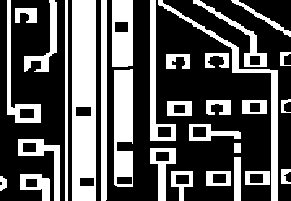
#> input picture PlacaCircuito.bmp, 291 x 201 px
$ python ImagenD.py
#> lines starting #> are read from the running program, lines starting #| are printed output that depends on the picture; after the words box and inside, x2 and y2 are one past the last pixel; in counts of white or black regions, pixels touching at a corner belong together
### utilities.py
import numpy as np
from scipy.ndimage import binary_dilation
import cv2

# Función para la reconstrucción de la imagen
def morphological_reconstruction(marker, mask):
    """
    Realiza la reconstrucción morfológica binaria.

    :param marker: Imagen binaria que sirve como marcador.
    :param mask: Imagen binaria que sirve como máscara.
    :return: Imagen reconstruida.
    """
    # Verificar que las dimensiones de marker y mask sean las mismas
    if marker.shape != mask.shape:
        raise ValueError("Las dimensiones de marker y mask deben ser iguales.")

    # Inicializar la imagen reconstruida
    reconstructed = marker.copy()

    while True:
        previous = reconstructed.copy()
        # Aplicar la dilatación a la imagen reconstruida
        dilated = binary_dilation(reconstructed, structure=np.ones((3, 3)))
        # Realizar la intersección con la máscara usando AND lógico
        reconstructed = dilated & mask
        # Comprobar si hay cambios
        if np.array_equal(reconstructed, previous):
            break

    return reconstructed

def generate_marker(binary_image):

    # Invertir la imagen binaria
    inverted_image = cv2.bitwise_not(binary_image)

    # Crear la imagen marcador
    marker = np.zeros_like(binary_image)
    marker[0, :] = inverted_image[0, :]
    marker[-1, :] = inverted_image[-1, :]
    marker[:, 0] = inverted_image[:, 0]
    marker[:, -1] = inverted_image[:, -1]
    return marker


# Función para la operación lógica AND
def operacion_and(imagen1, imagen2):
    return cv2.bitwise_and(imagen1, imagen2)

# Función para la operación lógica OR
def operacion_or(imagen1, imagen2):
    return cv2.bitwise_or(imagen1, imagen2)

# Función para la operación lógica XOR
def operacion_xor(imagen1, imagen2):
    return cv2.bitwise_xor(imagen1, imagen2)

# Función para la operación lógica NAND
def operacion_nand(imagen1, imagen2):
    return cv2.bitwise_not(cv2.bitwise_and(imagen1, imagen2))

# Función para la operación lógica NOR
def operacion_nor(imagen1, imagen2):
    return cv2.bitwise_not(cv2.bitwise_or(imagen1, imagen2))

# Función para la inversión de la imagen
def invertir_imagen(imagen):
    return cv2.bitwise_not(imagen)


def morp_reconstruction_2(marker, mask):
    """
    Realiza la reconstrucción morfológica binaria.

    :param marker: Imagen binaria que sirve como marcador.
    :param mask: Imagen binaria que sirve como máscara.
    :return: Imagen reconstruida.
    """
    # Verificar que las dimensiones de marker y mask sean las mismas
    if marker.shape != mask.shape:
        raise ValueError("Las dimensiones de marker y mask deben ser iguales.")

    # Inicializar la imagen reconstruida
    reconstructed = marker.copy()

    while True:
        previous = reconstructed.copy()
        # Aplicar la dilatación a la imagen reconstruida
        dilated = binary_dilation(reconstructed, structure=np.ones((11, 3)))
        # Realizar la intersección con la máscara usando AND lógico
        reconstructed = dilated & mask
        # Comprobar si hay cambios
        if np.array_equal(reconstructed, previous):
            break

    return reconstructed

### ImagenB.py
from utilities import *


def genImagenB(imagen):

    resultado = None
    marker = generate_marker(imagen)

    # Llamar a la función de reconstrucción morfológica
    reconstructed = morphological_reconstruction(marker,invertir_imagen(imagen))


    # Calcular el complemento y Convertir la imagen reconstruida a formato 8-bit para visualización
    rellenada = (255- reconstructed * 255).astype(np.uint8)

    resultado = operacion_nand(invertir_imagen(imagen), rellenada)

    return resultado


# [6 lines that do not run on import are left out]

### ImagenA.py
from utilities import *


def genImagenA(imagen):
    resultado = None
    marker = generate_marker(imagen)
    # Llamar a la función de reconstrucción morfológica
    reconstructed = morphological_reconstruction(marker,imagen)


    # Calcular el complemento y Convertir la imagen reconstruida a formato 8-bit para visualización
    rellenada = (reconstructed * 255).astype(np.uint8)

    resultado = invertir_imagen(imagen - operacion_and(imagen, rellenada))

    return resultado


# [6 lines that do not run on import are left out]

### ImagenC.py
from utilities import *
from ImagenA import genImagenA
from ImagenB import genImagenB

def genImagenC(img0, imgB):
    imgA = genImagenA(img0)

    # Rellenar los huecos de la imagen A
    imgAwithFilledHoles = operacion_xor(imgA, imgB)

    not_B = invertir_imagen(imgB)

    # Reconstruir las islas y las pistas que forman un agujero bien construido de not_B
    rec = morphological_reconstruction(not_B ,imgAwithFilledHoles)
    rec = (rec * 255).astype(np.uint8)
    # Rellenar las pistas y las islas que se formaron con la reconstrucción
    result = operacion_and(rec, imgB)
    return result


# [7 lines that do not run on import are left out]

### ImagenD.py
from utilities import *
from ImagenA import genImagenA
from ImagenB import genImagenB
from ImagenC import genImagenC

def genImagenD(imagen,imagenC):
    imagenA = genImagenA_2(imagen)
    resultado = imagen - imagenC
    resultado = resultado - imagenA
    #TENEMOS QUE QUITAR EL PUNTITO 23
    return resultado

def genImagenA_2(imagen):
    resultado = None
    marker = generate_marker(imagen)
    # Llamar a la función de reconstrucción morfológica
    reconstructed = morp_reconstruction_2(marker,imagen)


    # Calcular el complemento y Convertir la imagen reconstruida a formato 8-bit para visualización
    rellenada = (reconstructed * 255).astype(np.uint8)

    resultado = invertir_imagen(imagen - operacion_and(imagen, rellenada))

    return resultado


if __name__ == "__main__":
    imagen = cv2.imread('PlacaCircuito.bmp', cv2.IMREAD_GRAYSCALE)
#> imagen: shape (201, 291); 34.3% white; 30 white regions, largest, box (x1, y1, x2, y2) and area: (72, 0, 96, 201) 4577, (114, 69, 133, 187) 1975, (158, 0, 278, 201) 1617
    imagenC = genImagenC(imagen,genImagenB(imagen))
#> in generate_marker, `marker[0, :] = inverted_image[0, :]`: marker: shape (201, 291); 0.34% white in thin lines or dots, all inside (x1, y1, x2, y2) = (0, 0, 291, 1)
#> in generate_marker, `marker[:, -1] = inverted_image[:, -1]`:
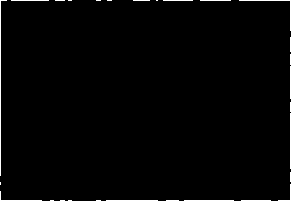
#> marker: shape (201, 291); 1.3% white in thin lines or dots
#> after the loop in morphological_reconstruction, `while True:`:
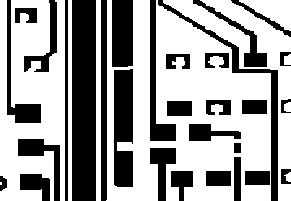
#> reconstructed: shape (201, 291); values 0 (black) and 1 (white), 62.6% white; 30 black regions, largest, box (x1, y1, x2, y2) and area: (72, 0, 96, 201) 4824, (114, 69, 133, 187) 2080, (158, 0, 278, 201) 1617
#> in operacion_nand, `return cv2.bitwise_not(cv2.bitwise_and(imagen1, imagen2))`: returned value: shape (201, 291); 96.9% white; 16 black regions, largest, box (x1, y1, x2, y2) and area: (76, 107, 91, 116) 135, (115, 22, 128, 32) 130, (158, 127, 171, 137) 130
#> after the loop in morphological_reconstruction (call 2), `while True:`: reconstructed: shape (201, 291); values 0 (black) and 1 (white), 26.6% white; 19 white regions, largest, box (x1, y1, x2, y2) and area: (72, 0, 96, 201) 4577, (158, 0, 278, 201) 1617, (112, 0, 133, 67) 1272
#> in invertir_imagen (call 3), `return cv2.bitwise_not(imagen)`: returned value: shape (201, 291); 92.3% white; 11 black regions, largest, box (x1, y1, x2, y2) and area: (114, 69, 133, 187) 1975, (189, 124, 241, 141) 413, (167, 101, 192, 116) 287
#> in operacion_xor, `return cv2.bitwise_xor(imagen1, imagen2)`: returned value: shape (201, 291); 10.8% white; 21 white regions, largest, box (x1, y1, x2, y2) and area: (114, 69, 133, 187) 2080, (189, 124, 241, 141) 543, (167, 101, 192, 116) 375
#> after the loop in morphological_reconstruction (call 3), `while True:`:
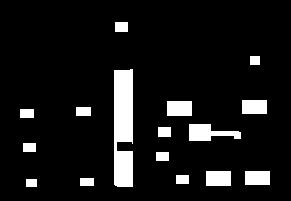
#> reconstructed: shape (201, 291); values 0 (black) and 1 (white), 9% white; 16 white regions, largest, box (x1, y1, x2, y2) and area: (114, 69, 133, 187) 2080, (189, 124, 241, 141) 543, (167, 101, 192, 116) 375
#> in operacion_and (call 2), `return cv2.bitwise_and(imagen1, imagen2)`: returned value: shape (201, 291); 5.9% white; 6 white regions, box (x1, y1, x2, y2) and area: (114, 69, 133, 187) 1975, (189, 124, 241, 141) 413, (167, 101, 192, 116) 287, (242, 100, 267, 114) 260, (206, 171, 231, 186) 258, (245, 171, 270, 185) 233
    imagenD = genImagenD(imagen,imagenC)
#> the loop in morp_reconstruction_2, `while True:` made 65 passes
#> pass 1, in morp_reconstruction_2, `dilated = binary_dilation(reconstructed, structure=np.ones((11, 3)))`:
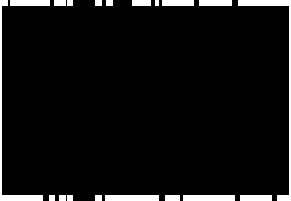
#> dilated: shape (201, 291) bool; 6% white; 19 white regions, largest, box (x1, y1, x2, y2) and area: (238, 0, 291, 201) 780, (0, 0, 43, 201) 684, (105, 195, 159, 201) 324
#> after the loop in morp_reconstruction_2, `while True:`:
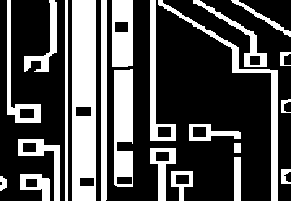
#> reconstructed: shape (201, 291); values 0 (black) and 1 (white), 30.8% white; 22 white regions, largest, box (x1, y1, x2, y2) and area: (72, 0, 96, 201) 4577, (114, 69, 133, 187) 1975, (158, 0, 278, 201) 1617
#> in invertir_imagen (call 5), `return cv2.bitwise_not(imagen)`:
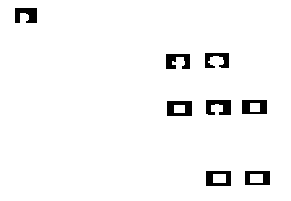
#> returned value: shape (201, 291); 96.5% white; 8 black regions, largest, box (x1, y1, x2, y2) and area: (167, 101, 192, 116) 287, (206, 100, 231, 115) 273, (242, 100, 267, 114) 260
#> in genImagenD, `resultado = imagen - imagenC`:
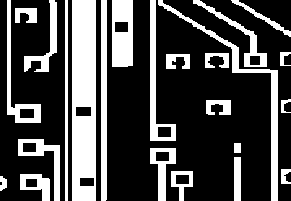
#> resultado: shape (201, 291); 28.5% white; 24 white regions, largest, box (x1, y1, x2, y2) and area: (72, 0, 96, 201) 4577, (158, 0, 278, 201) 1617, (112, 0, 133, 67) 1272
    cv2.imshow('Imagen D', imagenD)
    cv2.waitKey(0)
    cv2.destroyAllWindows()
